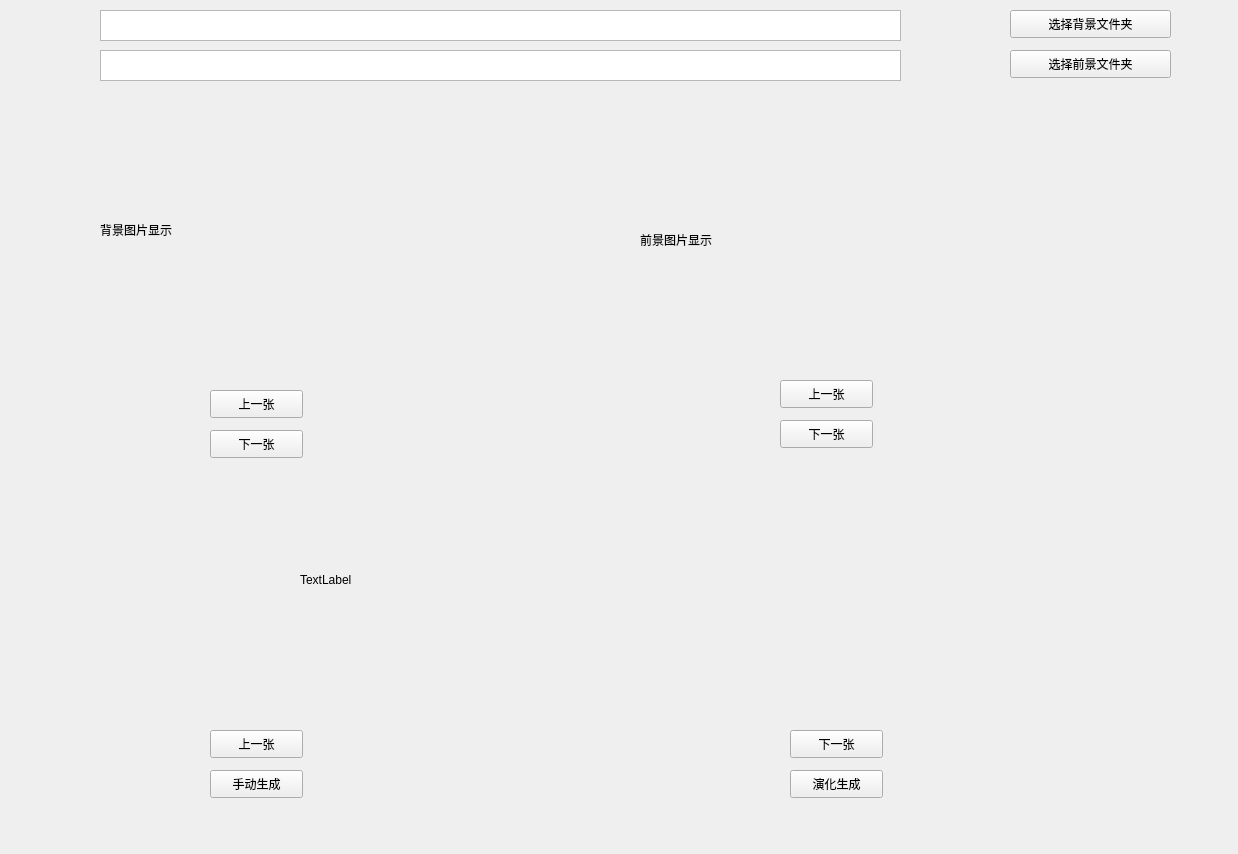
<?xml version="1.0" encoding="UTF-8"?>
<ui version="4.0">
 <class>Form</class>
 <widget class="QWidget" name="Form">
  <property name="geometry">
   <rect>
    <x>0</x>
    <y>0</y>
    <width>1238</width>
    <height>854</height>
   </rect>
  </property>
  <property name="windowTitle">
   <string>Form</string>
  </property>
  <property name="autoFillBackground">
   <bool>false</bool>
  </property>
  <widget class="QLabel" name="label_r">
   <property name="geometry">
    <rect>
     <x>640</x>
     <y>140</y>
     <width>400</width>
     <height>200</height>
    </rect>
   </property>
   <property name="text">
    <string>前景图片显示</string>
   </property>
   <property name="scaledContents">
    <bool>false</bool>
   </property>
   <property name="margin">
    <number>0</number>
   </property>
   <property name="openExternalLinks">
    <bool>false</bool>
   </property>
  </widget>
  <widget class="QLabel" name="label_l">
   <property name="geometry">
    <rect>
     <x>100</x>
     <y>130</y>
     <width>400</width>
     <height>200</height>
    </rect>
   </property>
   <property name="text">
    <string>背景图片显示</string>
   </property>
  </widget>
  <widget class="QPushButton" name="b1">
   <property name="geometry">
    <rect>
     <x>1010</x>
     <y>10</y>
     <width>161</width>
     <height>28</height>
    </rect>
   </property>
   <property name="text">
    <string>选择背景文件夹</string>
   </property>
  </widget>
  <widget class="QTextBrowser" name="path_back">
   <property name="geometry">
    <rect>
     <x>100</x>
     <y>10</y>
     <width>801</width>
     <height>31</height>
    </rect>
   </property>
  </widget>
  <widget class="QTextBrowser" name="path_top">
   <property name="geometry">
    <rect>
     <x>100</x>
     <y>50</y>
     <width>801</width>
     <height>31</height>
    </rect>
   </property>
  </widget>
  <widget class="QPushButton" name="b2">
   <property name="geometry">
    <rect>
     <x>1010</x>
     <y>50</y>
     <width>161</width>
     <height>28</height>
    </rect>
   </property>
   <property name="text">
    <string>选择前景文件夹</string>
   </property>
  </widget>
  <widget class="QPushButton" name="lb_up">
   <property name="geometry">
    <rect>
     <x>210</x>
     <y>390</y>
     <width>93</width>
     <height>28</height>
    </rect>
   </property>
   <property name="text">
    <string>上一张</string>
   </property>
  </widget>
  <widget class="QPushButton" name="lb_down">
   <property name="geometry">
    <rect>
     <x>210</x>
     <y>430</y>
     <width>93</width>
     <height>28</height>
    </rect>
   </property>
   <property name="text">
    <string>下一张</string>
   </property>
  </widget>
  <widget class="QPushButton" name="rb_up">
   <property name="geometry">
    <rect>
     <x>780</x>
     <y>380</y>
     <width>93</width>
     <height>28</height>
    </rect>
   </property>
   <property name="text">
    <string>上一张</string>
   </property>
  </widget>
  <widget class="QPushButton" name="rb_down">
   <property name="geometry">
    <rect>
     <x>780</x>
     <y>420</y>
     <width>93</width>
     <height>28</height>
    </rect>
   </property>
   <property name="text">
    <string>下一张</string>
   </property>
  </widget>
  <widget class="QLabel" name="label_3">
   <property name="geometry">
    <rect>
     <x>300</x>
     <y>470</y>
     <width>520</width>
     <height>220</height>
    </rect>
   </property>
   <property name="text">
    <string>TextLabel</string>
   </property>
  </widget>
  <widget class="QPushButton" name="llb_up">
   <property name="geometry">
    <rect>
     <x>210</x>
     <y>730</y>
     <width>93</width>
     <height>28</height>
    </rect>
   </property>
   <property name="text">
    <string>上一张</string>
   </property>
  </widget>
  <widget class="QPushButton" name="rrb_down">
   <property name="geometry">
    <rect>
     <x>790</x>
     <y>730</y>
     <width>93</width>
     <height>28</height>
    </rect>
   </property>
   <property name="text">
    <string>下一张</string>
   </property>
  </widget>
  <widget class="QPushButton" name="hand_to">
   <property name="geometry">
    <rect>
     <x>210</x>
     <y>770</y>
     <width>93</width>
     <height>28</height>
    </rect>
   </property>
   <property name="text">
    <string>手动生成</string>
   </property>
  </widget>
  <widget class="QPushButton" name="auto_to">
   <property name="geometry">
    <rect>
     <x>790</x>
     <y>770</y>
     <width>93</width>
     <height>28</height>
    </rect>
   </property>
   <property name="text">
    <string>演化生成</string>
   </property>
  </widget>
 </widget>
 <resources/>
 <connections/>
</ui>
